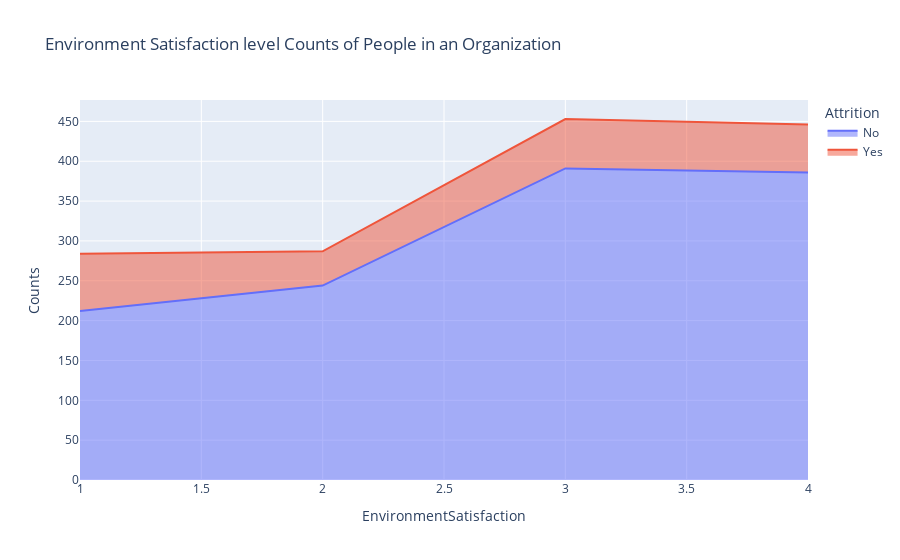

Notebook code for this chart:
### Markdown cell above
# How does the environment satisfaction impact attrition?

### Code cell
sats_att=df.groupby(['EnvironmentSatisfaction','Attrition']).apply(lambda x:x['DailyRate'].count()).reset_index(name='Counts')
px.area(sats_att,x='EnvironmentSatisfaction',y='Counts',color='Attrition',title='Environment Satisfaction level Counts of People in an Organization')

### Figure 1 — Plotly figure (JSON) as saved in the notebook; plotly's stock layout.template omitted (floating-point values rounded to 4 significant figures)
{"data": [{"fillpattern": {"shape": ""}, "hovertemplate": "Attrition=No<br>EnvironmentSatisfaction=%{x}<br>Counts=%{y}<extra></extra>", "legendgroup": "No", "line": {"color": "#636efa"}, "marker": {"symbol": "circle"}, "mode": "lines", "name": "No", "orientation": "v", "showlegend": true, "stackgroup": "1", "type": "scatter", "x": [1, 2, 3, 4], "xaxis": "x", "y": [212, 244, 391, 386], "yaxis": "y"}, {"fillpattern": {"shape": ""}, "hovertemplate": "Attrition=Yes<br>EnvironmentSatisfaction=%{x}<br>Counts=%{y}<extra></extra>", "legendgroup": "Yes", "line": {"color": "#EF553B"}, "marker": {"symbol": "circle"}, "mode": "lines", "name": "Yes", "orientation": "v", "showlegend": true, "stackgroup": "1", "type": "scatter", "x": [1, 2, 3, 4], "xaxis": "x", "y": [72, 43, 62, 60], "yaxis": "y"}], "layout": {"autosize": true, "legend": {"title": {"text": "Attrition"}, "tracegroupgap": 0}, "title": {"text": "Environment Satisfaction level Counts of People in an Organization"}, "xaxis": {"anchor": "y", "autorange": true, "domain": [0, 1], "range": [1, 4], "title": {"text": "EnvironmentSatisfaction"}, "type": "linear"}, "yaxis": {"anchor": "x", "autorange": true, "domain": [0, 1], "range": [0, 476.8], "title": {"text": "Counts"}, "type": "linear"}}}
